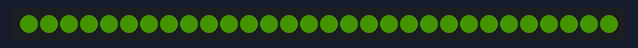
This sketch was run on a simulated Arduino Uno, built with avr-gcc and run on an emulated ATmega328P. Parts: 30 RGB LEDs in strip order, left to right. Dim RGB values are drawn brighter than linear; random numbers use the default seed unless the sketch sets one.

Above: at 0.6 s.
At 7.1 s:
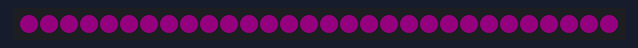
At 11.6 s:
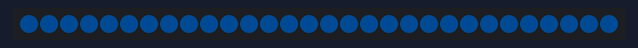
At 14.6 s:
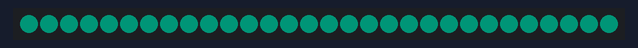
At 22.1 s:
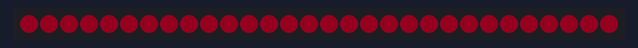
At 39.2 s:
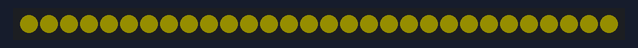

The sketch:

randomColor.ino
```cpp
#include <Adafruit_NeoPixel.h>

const int ledPin = 7;
const int numLeds = 30;

Adafruit_NeoPixel strip = Adafruit_NeoPixel(numLeds, ledPin, NEO_GRB + NEO_KHZ800);

void setup() {
  strip.begin();
  strip.setBrightness(20);
}

void loop() {
  uint32_t randomColor;

  randomColor = strip.ColorHSV(random(0,65536));
  strip.fill(randomColor);
  delay(500);

   strip.show();
}
```

Measured:
- what the display in image 3 shows lasts 0.5 s, from 14.6 s to 15.1 s
- what the display in image 4 shows lasts 1.0 s, from 22.1 s to 23.1 s
